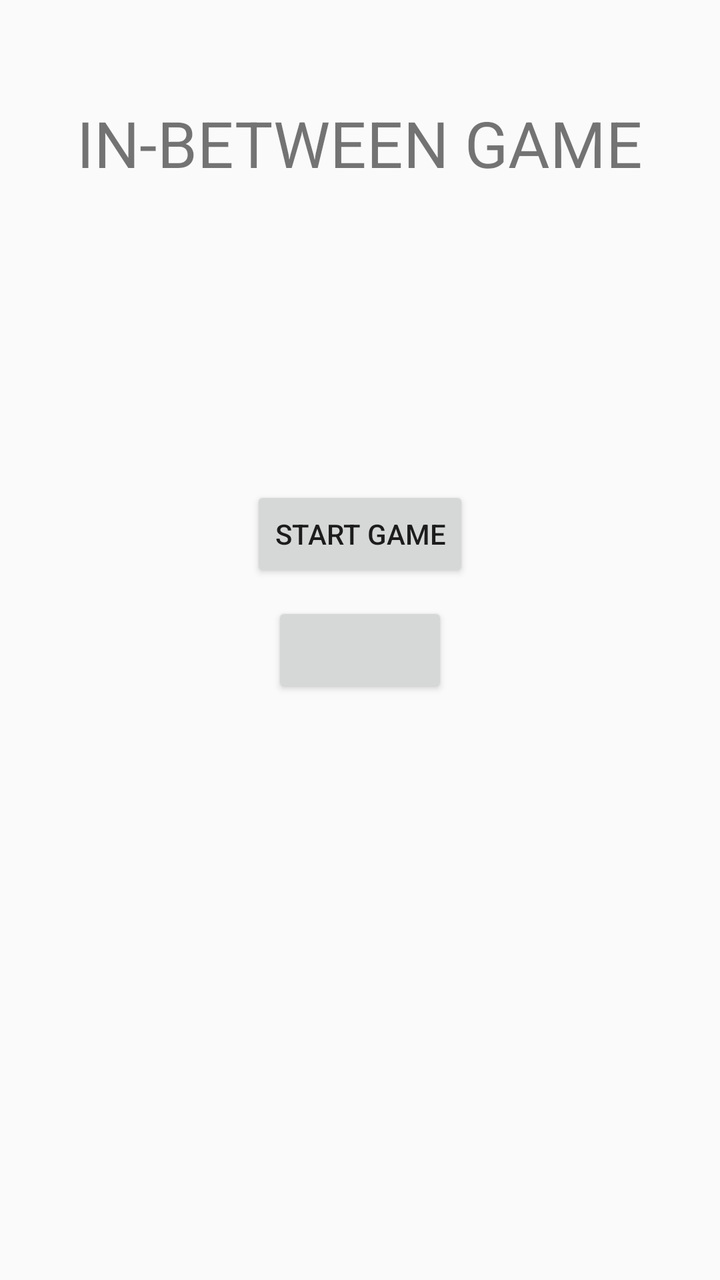
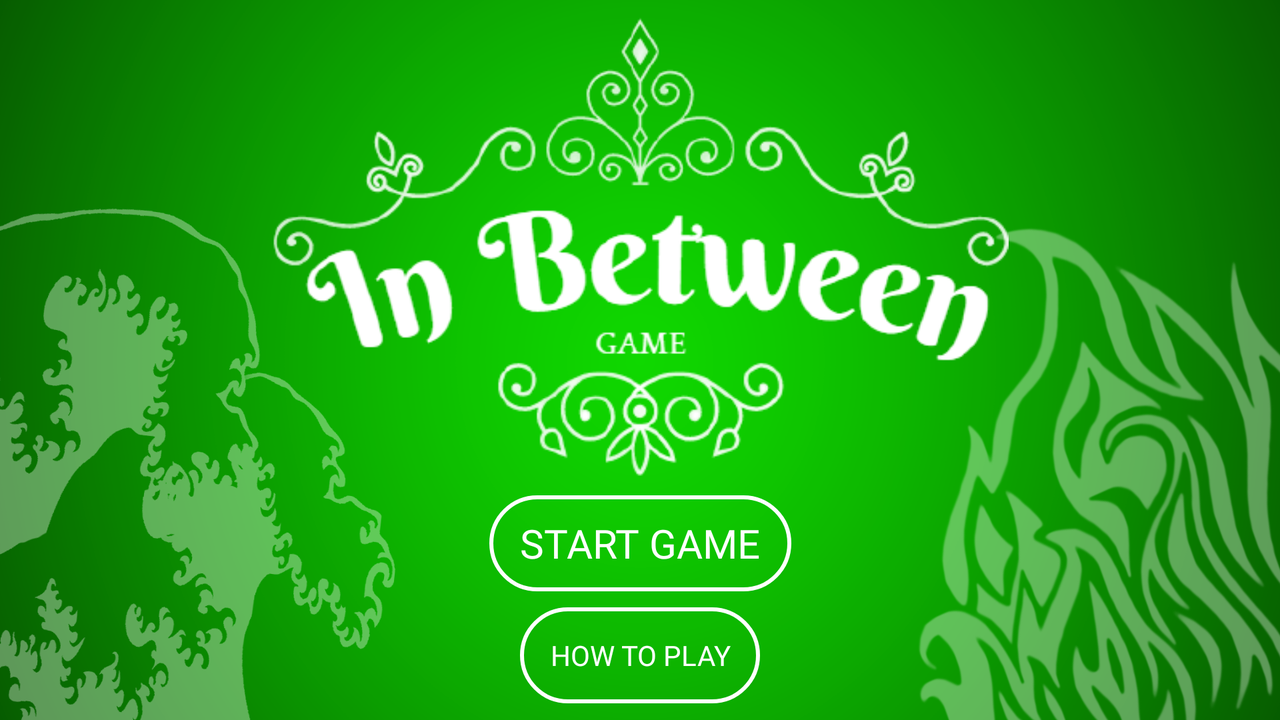

Compare how this app lays out the same screen by default and in its alternative resource folder. The renders come first, then the two layout files and the values they reference.
<!-- AndroidManifest.xml: activity theme AppTheme -->
<!-- res/layout/activity_main.xml -->
<?xml version="1.0" encoding="utf-8"?>
<RelativeLayout
        xmlns:android="http://schemas.android.com/apk/res/android"
        xmlns:tools="http://schemas.android.com/tools"
        xmlns:app="http://schemas.android.com/apk/res-auto"
        android:layout_width="match_parent"
        android:layout_height="match_parent"
        tools:context=".MainActivity">
    <TextView
            android:id="@+id/title"
            android:layout_width="wrap_content"
            android:layout_height="wrap_content"
            android:layout_centerHorizontal="true"
            android:layout_marginTop="50dp"
            android:text="@string/title"
            android:textAlignment="center"
            android:textSize="32sp"

    />

    <Button
            android:id="@+id/start"
            android:layout_width="wrap_content"
            android:layout_height="wrap_content"
            android:layout_below="@id/title"
            android:layout_centerHorizontal="true"
            android:layout_marginTop="150dp"
            android:text="@string/btnStart"

    />

    <ImageView
            android:layout_width="wrap_content"
            android:layout_height="wrap_content" android:contentDescription="@string/description1"/>



    <Button android:id="@+id/how"
            android:layout_width="wrap_content"
            android:layout_height="wrap_content"
            android:layout_centerHorizontal="true"
            android:layout_below="@id/start"
            android:text=""
            android:layout_marginTop="10dp"
    />

</RelativeLayout>
<!-- resources referenced by this layout -->
<resources>
  <string name="btnStart">START GAME</string>
  <string name="description1">picture</string>
  <string name="title">IN-BETWEEN GAME</string>
  <style name="AppTheme" parent="Theme.AppCompat.Light.NoActionBar">
          
          <item name="android:windowFullscreen">true</item>
          <item name="colorPrimary">@color/colorPrimary</item>
          <item name="colorPrimaryDark">@color/colorPrimaryDark</item>
          <item name="colorAccent">@color/colorAccent</item>
      </style>
  <color name="colorPrimary">#6200EE</color>
  <color name="colorPrimaryDark">#3700B3</color>
  <color name="colorAccent">#03DAC5</color>
</resources>
<!-- res/layout-land/activity_main.xml (the repository's variant of the layout above) -->
<!-- drawn on the phone turned sideways -->
<?xml version="1.0" encoding="utf-8"?>
<androidx.constraintlayout.widget.ConstraintLayout
        xmlns:android="http://schemas.android.com/apk/res/android"
        xmlns:tools="http://schemas.android.com/tools"
        xmlns:app="http://schemas.android.com/apk/res-auto"
        android:layout_width="match_parent"
        android:layout_height="match_parent"
        tools:context=".MainActivity"
        android:background="@drawable/bg_main_menu"
        android:soundEffectsEnabled="false">

    <ImageView
            android:id="@+id/logo"
            android:src="@drawable/logo"
            android:layout_width="421dp"
            android:layout_height="231dp"
            android:contentDescription="@string/description1"
            tools:ignore="MissingConstraints"
            app:layout_constraintTop_toTopOf="parent"
            app:layout_constraintBottom_toTopOf="@+id/start"
            app:layout_constraintStart_toStartOf="parent"
            app:layout_constraintEnd_toEndOf="parent"/>
    <Button
            android:id="@+id/start"
            android:layout_width="151dp"
            android:layout_height="wrap_content"
            android:layout_below="@id/logo"
            android:layout_centerHorizontal="true"
            android:text="@string/btnStart"
            android:textSize="20sp"
            android:textColor="@color/white"
            android:fontFamily="@font/bernard_mt_condensed"
            android:background="@drawable/buttons_main_menu"
            app:layout_constraintTop_toBottomOf="@+id/logo"
            app:layout_constraintBottom_toTopOf="@+id/how"
            app:layout_constraintStart_toStartOf="parent"
            app:layout_constraintEnd_toEndOf="parent" />

    <Button
            android:id="@+id/how"
            android:layout_width="120dp"
            android:layout_height="wrap_content"
            android:layout_centerHorizontal="true"
            android:layout_below="@id/start"
            android:background="@drawable/buttons_main_menu"
            android:text="How to play"
            android:fontFamily="@font/bernard_mt_condensed"
            android:textColor="@color/white"
            app:layout_constraintBottom_toBottomOf="parent"
            app:layout_constraintTop_toBottomOf="@+id/start"
            app:layout_constraintStart_toStartOf="parent"
            app:layout_constraintEnd_toEndOf="parent" />


</androidx.constraintlayout.widget.ConstraintLayout>
<!-- resources referenced by the variant -->
<!-- as the phone turned sideways resolves them -->
<resources>
  <color name="white">#FFFF</color>
  <!-- drawable bg_main_menu: png bitmap (drawable, 455345 bytes) -->
  <!-- drawable buttons_main_menu (drawable) -->
  <?xml version="1.0" encoding="utf-8"?>
  <shape
          xmlns:android="http://schemas.android.com/apk/res/android"
         android:shape="rectangle">
      <stroke android:color="@color/white" android:width="2dp"/>
      <corners android:radius="35dp"/>
  
  
  
  </shape>
  <!-- drawable logo: png bitmap (drawable, 30878 bytes) -->
  <string name="btnStart">START GAME</string>
  <string name="description1">picture</string>
  <style name="AppTheme" parent="Theme.AppCompat.Light.NoActionBar">
          
          <item name="android:windowFullscreen">true</item>
          <item name="colorPrimary">@color/colorPrimary</item>
          <item name="colorPrimaryDark">@color/colorPrimaryDark</item>
          <item name="colorAccent">@color/colorAccent</item>
      </style>
  <color name="colorPrimary">#6200EE</color>
  <color name="colorPrimaryDark">#3700B3</color>
  <color name="colorAccent">#03DAC5</color>
</resources>
